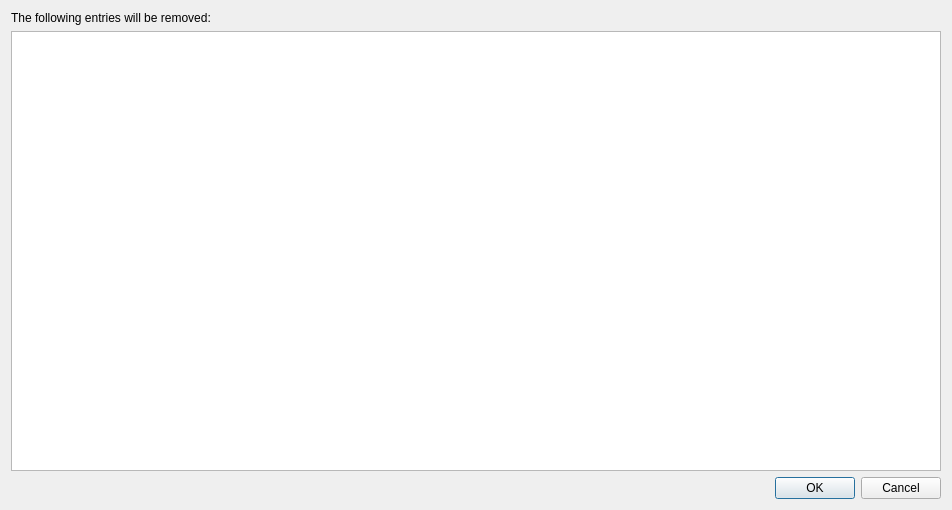
<?xml version="1.0" encoding="UTF-8"?>
<ui version="4.0">
 <class>GroupRemoveDialog</class>
 <widget class="QDialog" name="GroupRemoveDialog">
  <property name="geometry">
   <rect>
    <x>0</x>
    <y>0</y>
    <width>952</width>
    <height>510</height>
   </rect>
  </property>
  <property name="windowTitle">
   <string>Group remove</string>
  </property>
  <layout class="QVBoxLayout" name="verticalLayout">
   <item>
    <widget class="QLabel" name="label">
     <property name="text">
      <string>The following entries will be removed:</string>
     </property>
    </widget>
   </item>
   <item>
    <widget class="QTreeView" name="View_"/>
   </item>
   <item>
    <widget class="QDialogButtonBox" name="buttonBox">
     <property name="orientation">
      <enum>Qt::Horizontal</enum>
     </property>
     <property name="standardButtons">
      <set>QDialogButtonBox::Cancel|QDialogButtonBox::Ok</set>
     </property>
    </widget>
   </item>
  </layout>
 </widget>
 <resources/>
 <connections>
  <connection>
   <sender>buttonBox</sender>
   <signal>accepted()</signal>
   <receiver>GroupRemoveDialog</receiver>
   <slot>accept()</slot>
   <hints>
    <hint type="sourcelabel">
     <x>248</x>
     <y>254</y>
    </hint>
    <hint type="destinationlabel">
     <x>157</x>
     <y>274</y>
    </hint>
   </hints>
  </connection>
  <connection>
   <sender>buttonBox</sender>
   <signal>rejected()</signal>
   <receiver>GroupRemoveDialog</receiver>
   <slot>reject()</slot>
   <hints>
    <hint type="sourcelabel">
     <x>316</x>
     <y>260</y>
    </hint>
    <hint type="destinationlabel">
     <x>286</x>
     <y>274</y>
    </hint>
   </hints>
  </connection>
 </connections>
</ui>
